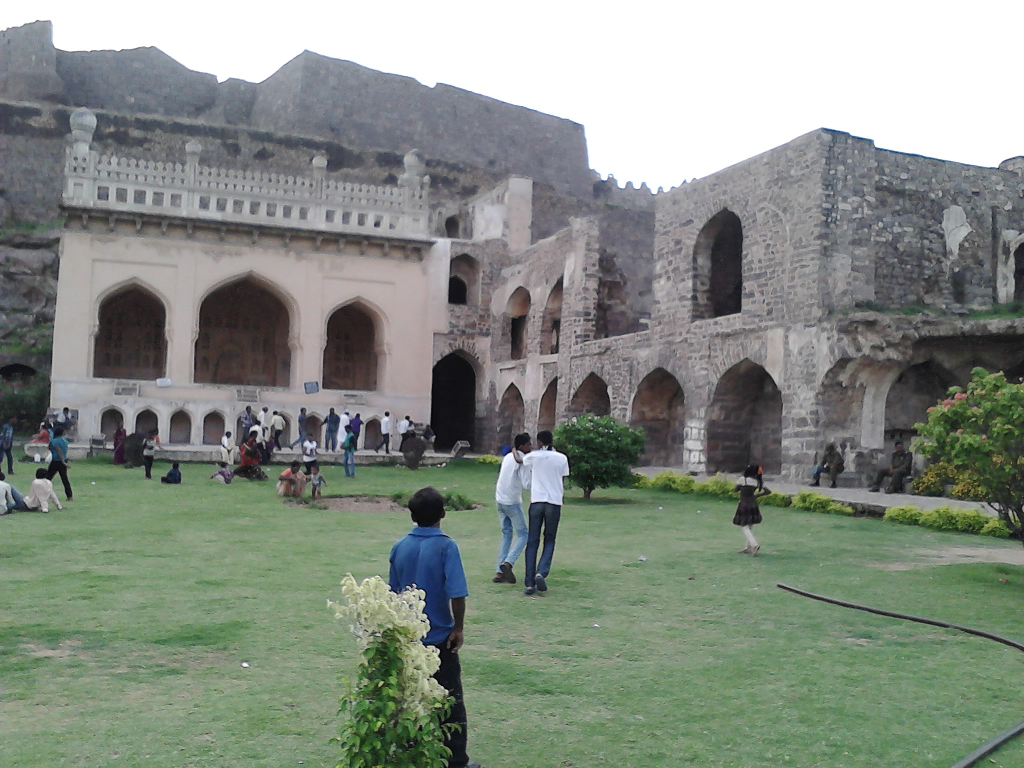
//> input picture FastGEHomography/IMG_20120708_180236.jpg, 2048 x 1536 px (shown at 1/2 size)
$ ./untitled   (built with g++ and OpenCV 4)
//> lines starting //> are read from the running program, lines starting //| are printed output that depends on the picture
/* Includes */
#include <iostream>
#include <opencv2/core/core.hpp>
#include <opencv2/calib3d/calib3d.hpp>
#include <vector>
#include "rhorefc.h"
#include <opencv2/features2d.hpp>
#include <opencv2/core.hpp>
#include <opencv/cv.h>
#include <opencv2/xfeatures2d.hpp>
#include <opencv/highgui.h>
#include "opencv2/calib3d/calib3d.hpp"
#include <opencv2/core.hpp>
#include <opencv2/imgproc.hpp>
#include <opencv2/highgui.hpp>
#include <opencv2/xfeatures2d.hpp>


/* Namespaces */
using namespace cv;
using namespace cv::xfeatures2d;
using namespace std;

/* Main */
int main(int argc, char* argv[]) {

    // Read source image.
    Mat img_object = imread("IMG_20120708_180236.jpg",CV_LOAD_IMAGE_GRAYSCALE);
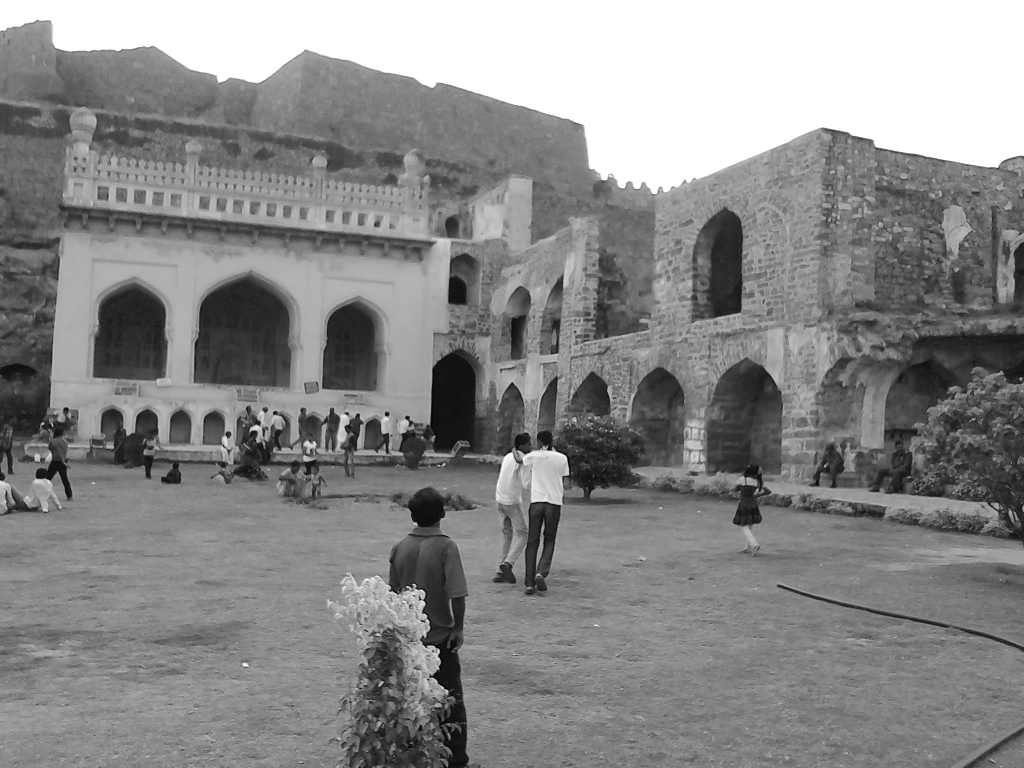
//> img_object: 1536 rows x 2048 cols, CV_8UC1 (shown at 1/2 size); min 0, max 255, mean 137.1
    Mat img_scene = imread( "IMG_20120718_182225.jpg",CV_LOAD_IMAGE_GRAYSCALE);
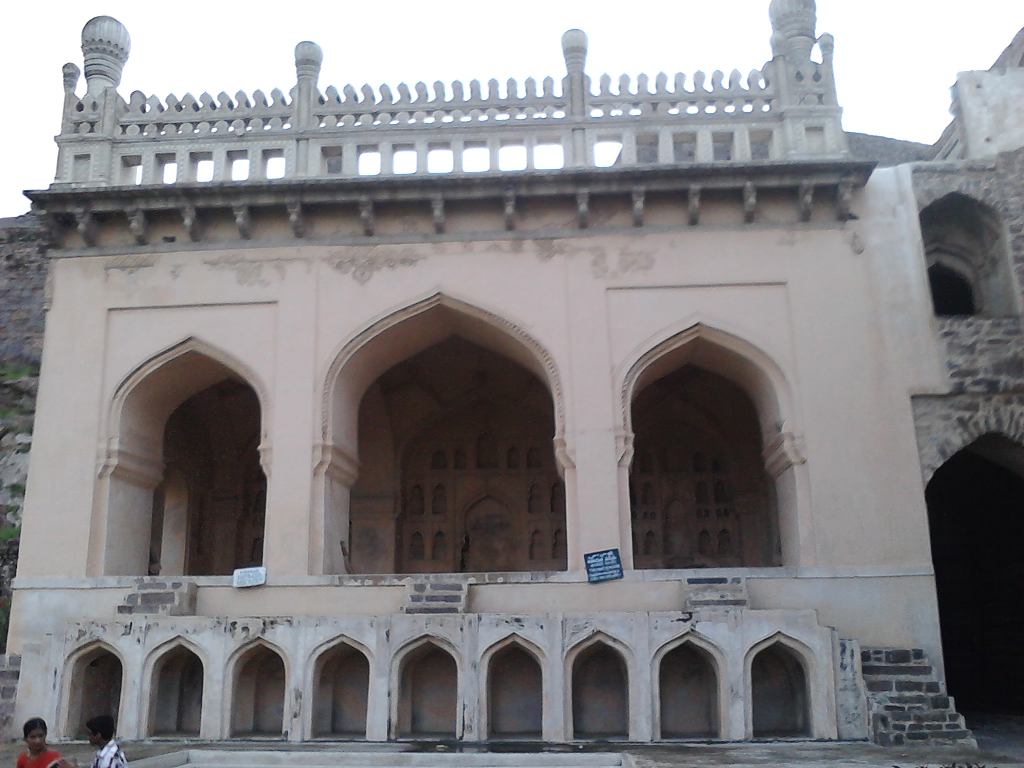
//> input picture FastGEHomography/IMG_20120718_182225.jpg, 2048 x 1536 px (shown at 1/2 size)
//> img_scene: 1536 rows x 2048 cols, CV_8UC1; min 0, max 255, mean 131.9
    // Ptr<xfeatures2d::SURF> detector = xfeatures2d::SURF::create(100);

    int minHessian = 400;
//> (the run ends here: the program stops with an error, at `Ptr<Feature2D> surf = SURF::create();`)
